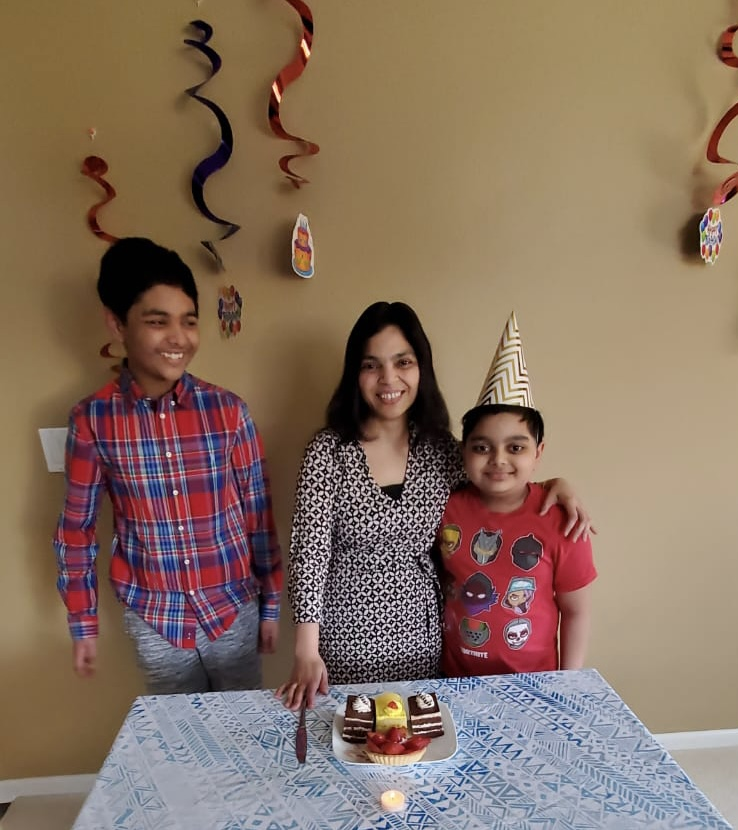
#> input picture images/three1.jpg, 738 x 830 px
$ python faces4.py
#> lines starting #> are read from the running program, lines starting #| are printed output that depends on the picture; after the words box and inside, x2 and y2 are one past the last pixel; in counts of white or black regions, pixels touching at a corner belong together
# Import the necessary libraries
import numpy as np
import cv2
import matplotlib.pyplot as plt

#  Loading the image to be tested
test_image = cv2.imread('images/three1.jpg')
#> test_image is the input picture: shape (830, 738, 3); mean B, G, R 96.8, 112.9, 134.9

# Converting to grayscale as opencv expects detector takes in input gray scale images
test_image_gray = cv2.cvtColor(test_image, cv2.COLOR_BGR2GRAY)
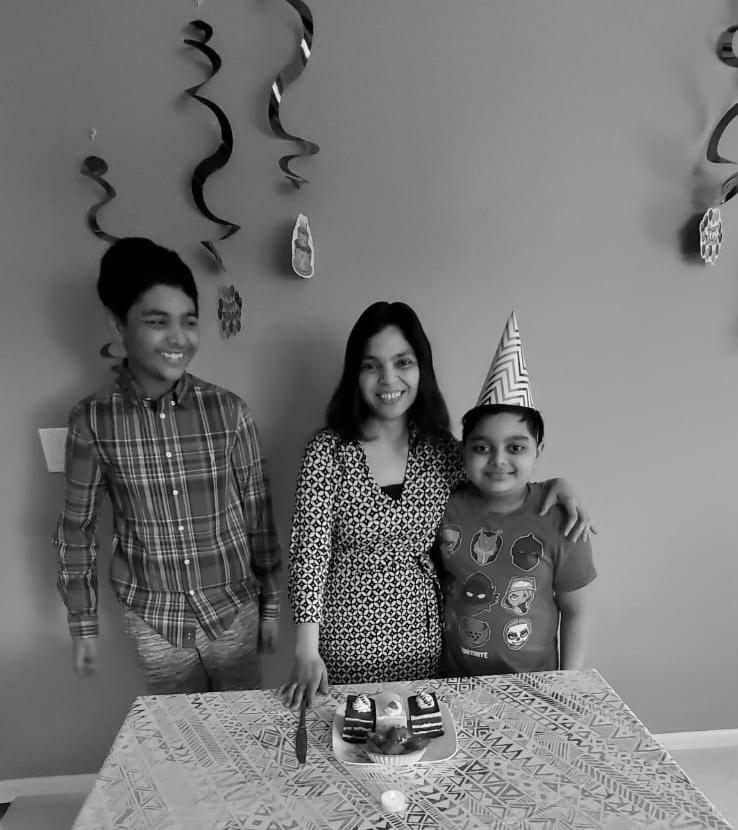
#> test_image_gray: shape (830, 738); min 0, max 253, mean 117.7

# Displaying grayscale image
plt.imshow(test_image_gray, cmap='gray')


# Since we know that OpenCV loads an image in BGR format so we need to convert it into RBG format to be able to display its true colours. Let us write a small function for that.
def convertToRGB(image):
    return cv2.cvtColor(image, cv2.COLOR_BGR2RGB)


# # Haar cascade files

# Loading the classifier for frontal face
haar_cascade_face = cv2.CascadeClassifier('haarcascade_frontalface_alt2.xml')


# # Face detection
faces_rects = haar_cascade_face.detectMultiScale(test_image_gray, scaleFactor = 1.2, minNeighbors = 5);
#> faces_rects = [[348, 334, 83, 83], [460, 415, 83, 83], [128, 286, 94, 94]]

# Let us print the no. of faces found
print('Faces found: ', len(faces_rects))
#| Faces found:  3


# Our next step is to loop over all the co-ordinates it returned and draw rectangles around them using Open CV.We will be drawing a green rectangle with thicknessof 2


for (x,y,w,h) in faces_rects:
     cv2.rectangle(test_image, (x, y), (x+w, y+h), (0, 255, 0), 2)
#> this loop made 3 passes
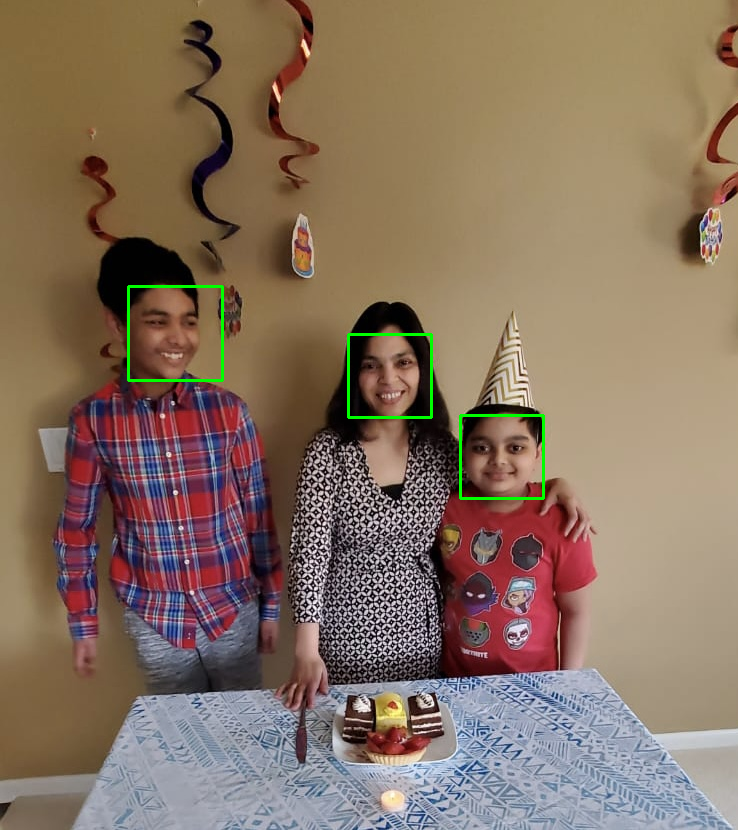
#> test_image: shape (830, 738, 3); 0.51% of pixels changed, all inside (x1, y1, x2, y2) = (127, 285, 545, 500)


# Finally, we shall display the original image in coloured to see if the face has been detected correctly or not.


#convert image to RGB and show image
plt.imshow(convertToRGB(test_image))


#  Let us create a generalised function for the entire face detection process.


def detect_faces(cascade, test_image, scaleFactor = 1.1):
    # create a copy of the image to prevent any changes to the original one.
    image_copy = test_image.copy()

    #convert the test image to gray scale as opencv face detector expects gray images
    gray_image = cv2.cvtColor(image_copy, cv2.COLOR_BGR2GRAY)

    # Applying the haar classifier to detect faces
    faces_rect = cascade.detectMultiScale(gray_image, scaleFactor=scaleFactor, minNeighbors = 5)

    for (x, y, w, h) in faces_rect:
        cv2.rectangle(image_copy, (x, y), (x+w, y+h), (0, 255, 0), 15)

    return image_copy


# Testing the function on new image


# #loading image
# test_image2 = cv2.imread('group.jpg')

# #call the function to detect faces
# faces = detect_faces(haar_cascade_face, test_image2)

# #convert to RGB and display image
# plt.imshow(convertToRGB(faces))

# # Saving the final image

# cv2.imwrite('image1.png',faces)
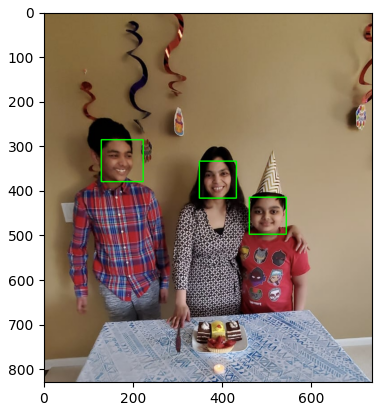
#> figure drawn by matplotlib, 1 panel

$ run again, with images/three2.jpg copied over images/three1.jpg
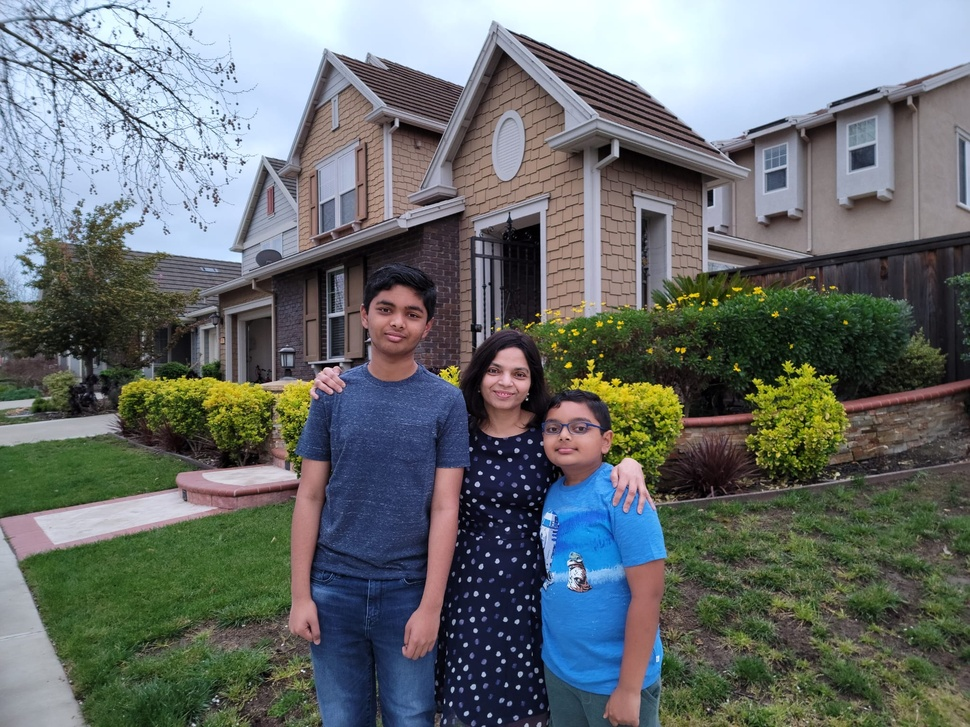
#> input picture images/three2.jpg, 970 x 727 px, shrunk from 2048 x 1536 before the run
#> test_image is the input picture: shape (727, 970, 3); mean B, G, R 110.7, 110.6, 104.5
#> `test_image_gray = cv2.cvtColor(test_image, cv2.COLOR_BGR2GRAY)`:
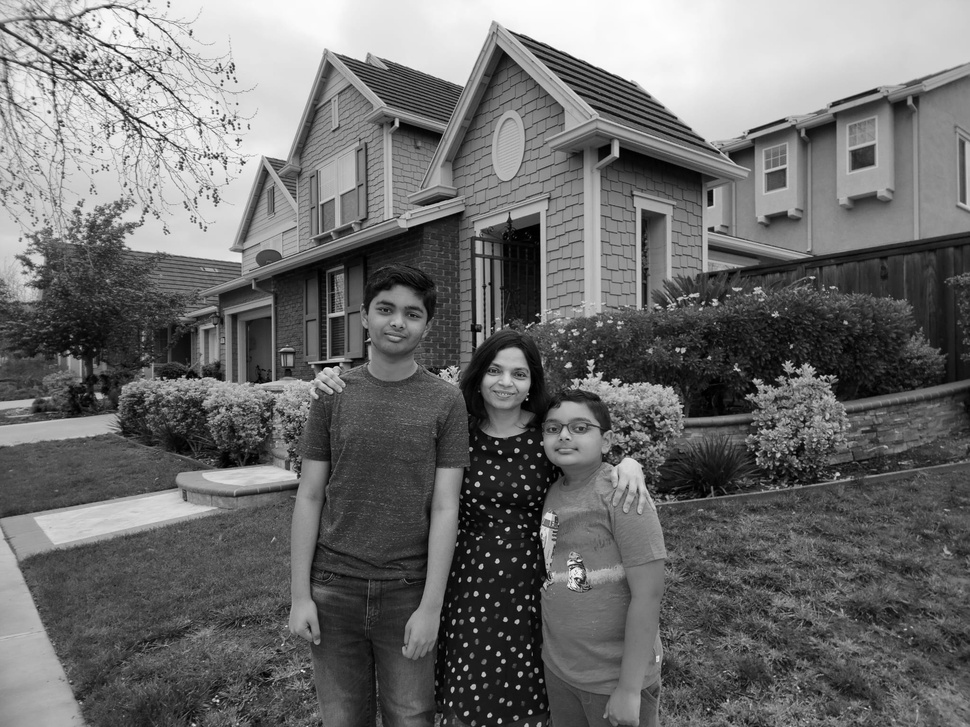
#> test_image_gray: shape (727, 970); min 0, max 254, mean 108.8
#> faces_rects = [[478, 349, 59, 59], [536, 403, 64, 64], [365, 285, 68, 68]]
#| Faces found:  3
#> the loop `for (x,y,w,h) in faces_rects:` made 3 passes
#> `# cv2.imwrite('image1.png',faces)`:
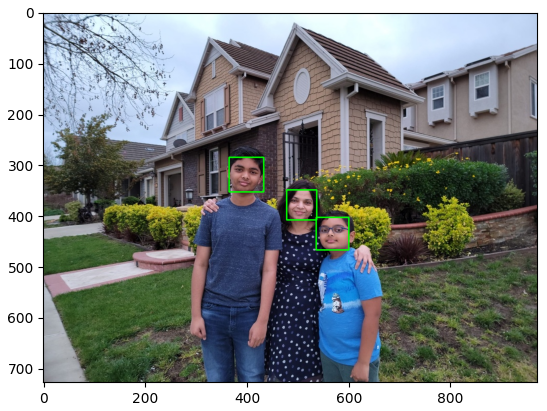
#> figure drawn by matplotlib, 1 panel

$ run again, with images/aryan1.jpg copied over images/three1.jpg
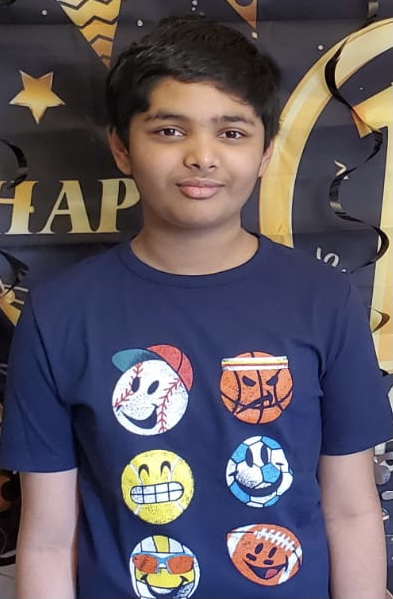
#> input picture images/aryan1.jpg, 393 x 599 px
#> test_image is the input picture: shape (599, 393, 3); mean B, G, R 97, 87.4, 94.9
#> `test_image_gray = cv2.cvtColor(test_image, cv2.COLOR_BGR2GRAY)`:
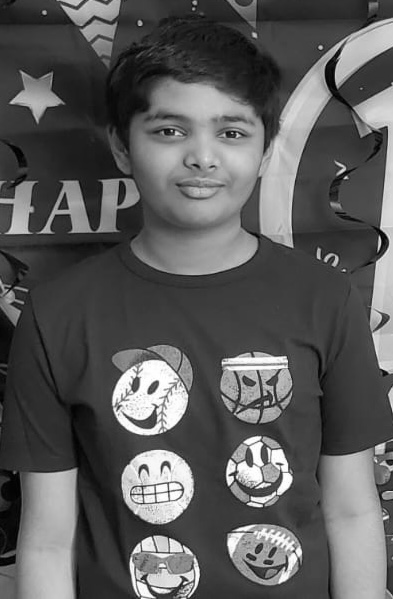
#> test_image_gray: shape (599, 393); min 0, max 255, mean 90.7
#> faces_rects = [[115, 437, 80, 80], [123, 71, 157, 157]]
#| Faces found:  2
#> the loop `for (x,y,w,h) in faces_rects:` made 2 passes
#> `# cv2.imwrite('image1.png',faces)`:
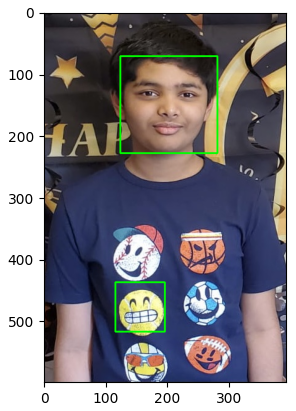
#> figure drawn by matplotlib, 1 panel

$ run again, with images/both1.jpg copied over images/three1.jpg
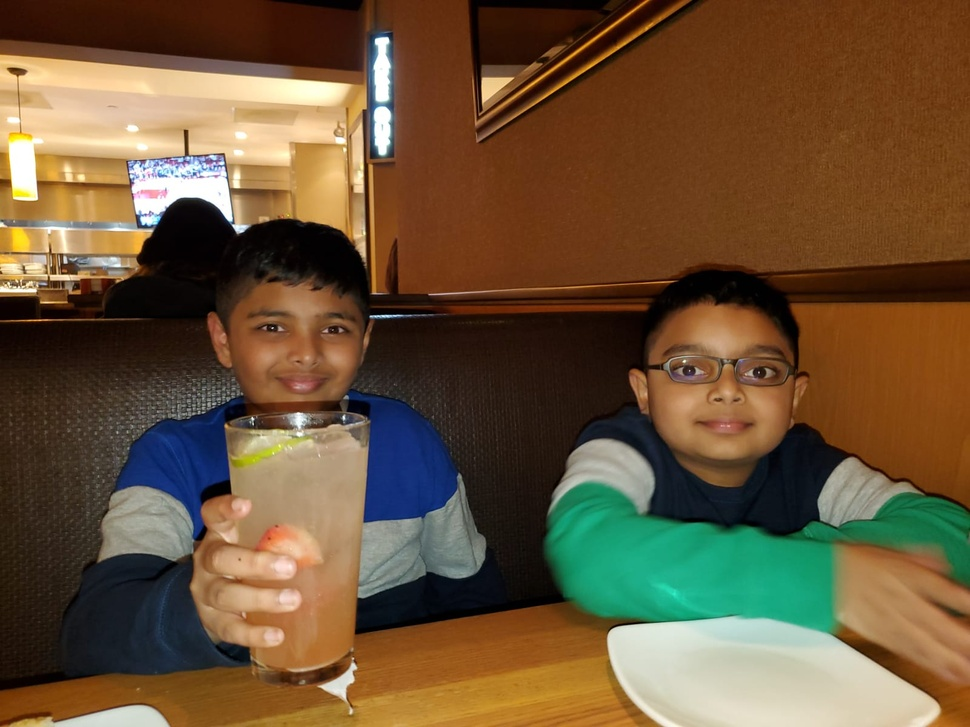
#> input picture images/both1.jpg, 970 x 727 px, shrunk from 1600 x 1200 before the run
#> test_image is the input picture: shape (727, 970, 3); mean B, G, R 56.1, 83.7, 106.5
#> `test_image_gray = cv2.cvtColor(test_image, cv2.COLOR_BGR2GRAY)`:
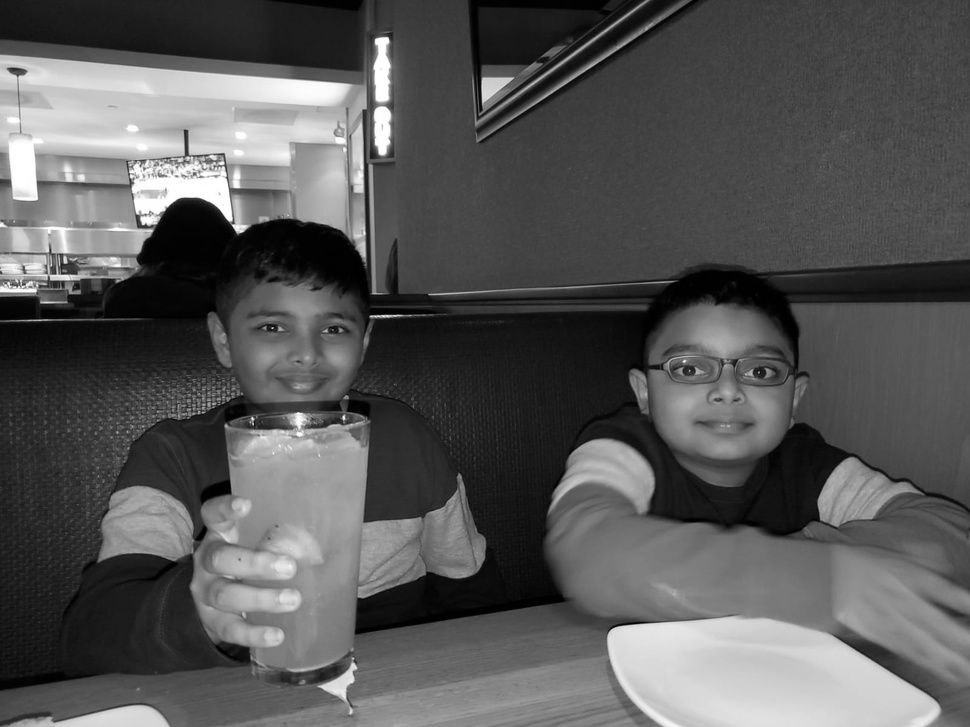
#> test_image_gray: shape (727, 970); min 0, max 255, mean 87.4
#> faces_rects = [[226, 271, 153, 153], [633, 303, 180, 180]]
#| Faces found:  2
#> the loop `for (x,y,w,h) in faces_rects:` made 2 passes
#> `# cv2.imwrite('image1.png',faces)`:
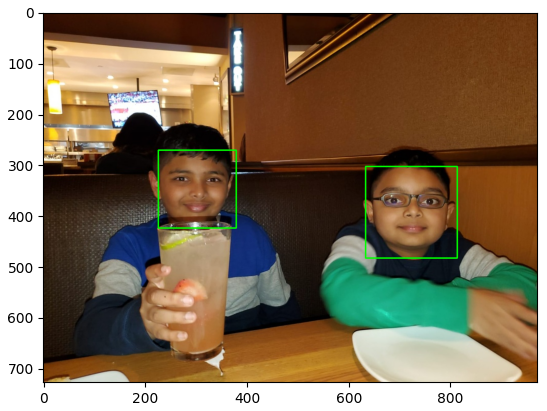
#> figure drawn by matplotlib, 1 panel
